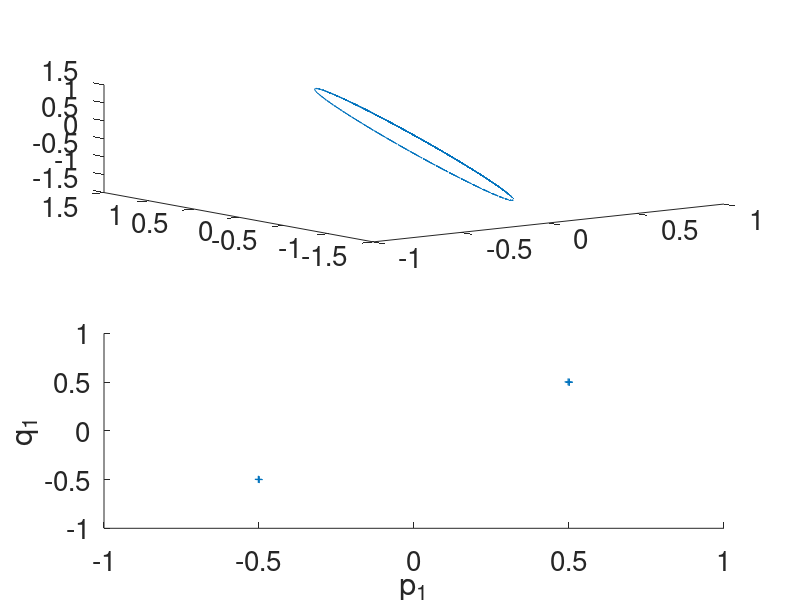

Here is the MATLAB script that generated this plot:
% Program 17e - Phase portraits for Hamiltonian systems 
% with two degrees of freedom.
% Chapter 17 - Poincare Maps and Nonautonomous Systems in the Plane.
% Copyright Springer 2025. Stephen Lynch.

% Periodic behavior (Fig. 17.5 (a) and (b)).
deq=@(t,p) [-2*p(3);-2*p(4);2*p(1);2*p(2)]
options=odeset('RelTol',1e-4,'AbsTol',1e-4);
[t,pp]=ode45(deq,[0 100],[.5,1.5,.5,0],options);

% A 3-dimensional projection.
subplot(2,1,1)
fsize=15;
plot3(pp(:,1),pp(:,2),pp(:,4))

% A 2-dimensional projection.
k=0;p1_0=zeros(1,10^6);q1_0=zeros(1,10^6);
for n=1:1000
    if abs(pp(n,4))<0.01
        k=k+1;
        p1_0(k)=pp(n,1);
        q1_0(k)=pp(n,3);       
    end
end
set(gca,'FontSize',20);
subplot(2,1,2)
hold on
axis([-1 1 -1 1])
set(gca,'XTick',-1:.5:1)
set(gca,'YTick',-1:.5:1)
xlabel('p_1')
ylabel('q_1')
plot(p1_0(1:k),q1_0(1:k),'+','MarkerSize',5)
set(gca,'FontSize',20);
hold off
% End of Program_17e.